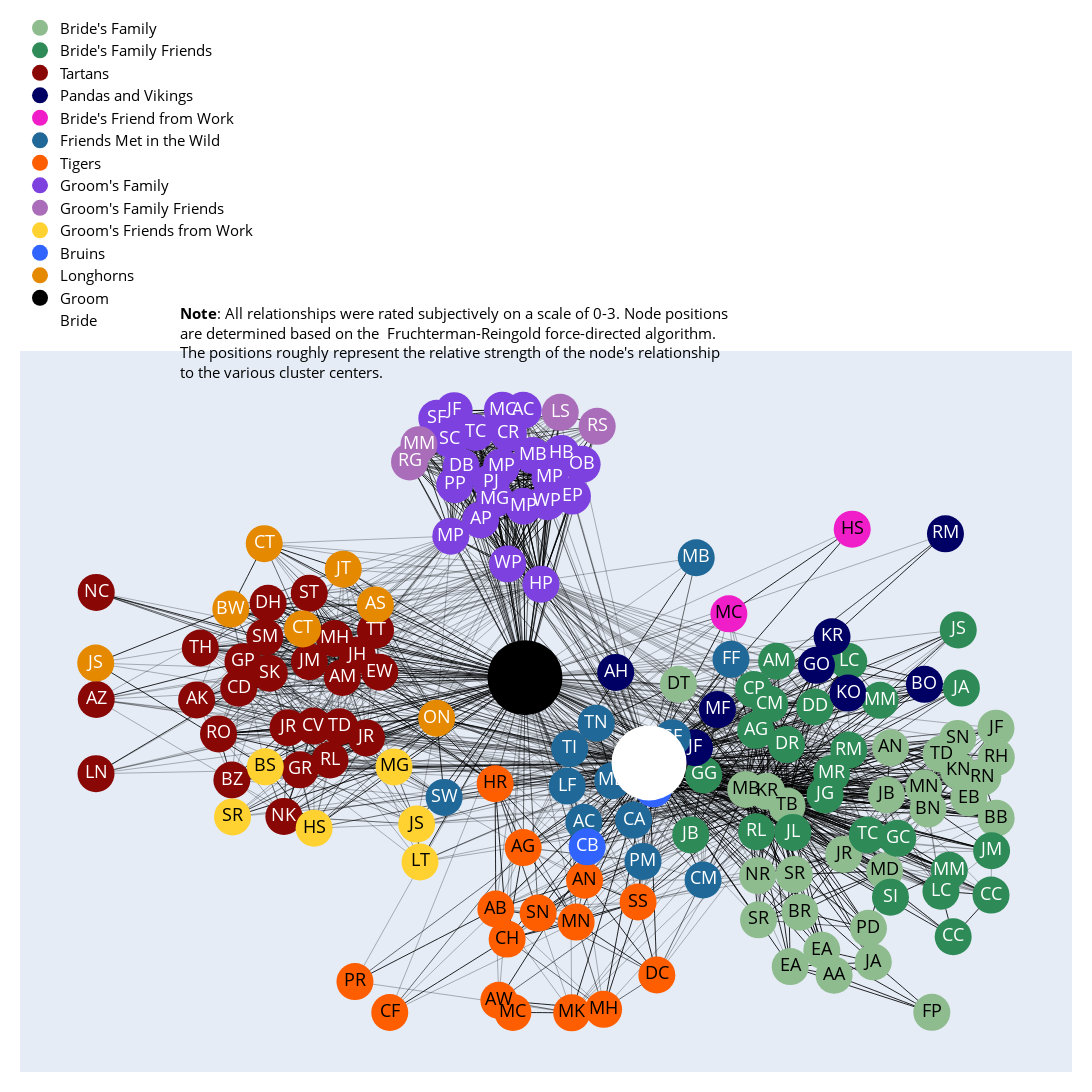

Here is the notebook cell this chart was saved with:
### Code cell
fig = go.Figure(data=edge_traces + node_traces + display_name_traces,
                layout=go.Layout(
                    title=None,#"Mary and Richard's wedding guest network",
                    titlefont_size=24,
                    width=2000,
                    height=2000,
                    showlegend=True,
                    hovermode='closest',
                    margin=dict(b=20,l=20,r=20,t=20),
                    legend=dict(
                        yanchor="bottom", 
                        y=1.02, 
                        xanchor="left", 
                        x=0,
                        orientation="v",
                        font=dict(
                            size=15,
                            color="black")),
                    xaxis=dict(showgrid=False, zeroline=False, showticklabels=False),
                    yaxis=dict(showgrid=False, zeroline=False, showticklabels=False),
                    dragmode='pan')
                    )
fig.add_annotation(
    text="<b>Note</b>: All relationships were rated subjectively on a scale of 0-3. Node positions <br>are determined based on the <a href='https://en.wikipedia.org/wiki/Force-directed_graph_drawing'> Fruchterman-Reingold force-directed algorithm</a>. <br>The positions roughly represent the relative strength of the node's relationship <br>to the various cluster centers.", 
    align='left',
    showarrow=False,
    xref='paper',
    yref='paper',
    x=0.15,
    y=1.07,
    font=dict(
        size=15,
        color="black"))
fig.show()
